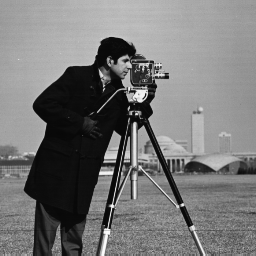
%> input picture campy/doc/tvd_matlab/cameraman.tif, 256 x 256 px
$ octave demo_tv.m   (GNU Octave 9; MATLAB toolbox functions it lacks are replaced by stand-ins)
%> lines starting %> are read from the running program, lines starting %| are printed output that depends on the picture
### campy/doc/tvd_matlab/my_tv.m
function J=my_tv(I,iter,dt,ep,lam,I0,C)
%% Private function: tv (by Guy Gilboa).
%% Total Variation denoising.
%% Example: J=tv(I,iter,dt,ep,lam,I0)
%% Input: I    - image (double array gray level 1-256),
%%        iter - num of iterations,
%%        dt   - time step [0.2],
%%        ep   - epsilon (of gradient regularization) [1],
%%        lam  - fidelity term lambda [0],
%%        I0   - input (noisy) image [I0=I]
%%       (default values are in [])
%% Output: evolved image

if ~exist('ep')
   ep=1;
end
if ~exist('dt')
   dt=ep/5;  % dt below the CFL bound
end
if ~exist('lam')
   lam=0;
end
if ~exist('I0')
	I0=I;
end
if ~exist('C')
	C=0;
end
[ny,nx]=size(I); ep2=ep^2;

for i=1:iter,  %% do iterations
   % estimate derivatives
   I_x = (I(:,[2:nx nx])-I(:,[1 1:nx-1]))/2;
	I_y = (I([2:ny ny],:)-I([1 1:ny-1],:))/2;
	I_xx = I(:,[2:nx nx])+I(:,[1 1:nx-1])-2*I;
	I_yy = I([2:ny ny],:)+I([1 1:ny-1],:)-2*I;
	Dp = I([2:ny ny],[2:nx nx])+I([1 1:ny-1],[1 1:nx-1]);
	Dm = I([1 1:ny-1],[2:nx nx])+I([2:ny ny],[1 1:nx-1]);
	I_xy = (Dp-Dm)/4;
   % compute flow
   Num = I_xx.*(ep2+I_y.^2)-2*I_x.*I_y.*I_xy+I_yy.*(ep2+I_x.^2);
   Den = (ep2+I_x.^2+I_y.^2).^(3/2);
   I_t = Num./Den + lam.*(I0-I+C);
   I=I+dt*I_t;  %% evolve image by dt
end % for i
%% return image
%J=I*Imean/mean(mean(I)); % normalize to original mean
J=I;

### campy/doc/tvd_matlab/my_calc_lam.m
function lam=my_calc_lam(I,I0,var_n,ep)
%% private function: calc_lam (by Guy Gilboa).
%% calculate scalar fidelity term of the Total-Variation
%% input: current image, original noisy image, noise variance, epsilon
%% output: lambda
%% example: lam=calc_lam(I,I0,var_n,ep)

if ~exist('ep') % good for 256 gray-level
   ep=1;
end

[ny,nx]=size(I); ep2=ep^2;

   % estimate derivatives
   I_x = (I(:,[2:nx nx])-I(:,[1 1:nx-1]))/2;
	I_y = (I([2:ny ny],:)-I([1 1:ny-1],:))/2;
	I_xx = I(:,[2:nx nx])+I(:,[1 1:nx-1])-2*I;
	I_yy = I([2:ny ny],:)+I([1 1:ny-1],:)-2*I;
	Dp = I([2:ny ny],[2:nx nx])+I([1 1:ny-1],[1 1:nx-1]);
	Dm = I([1 1:ny-1],[2:nx nx])+I([2:ny ny],[1 1:nx-1]);
	I_xy = (Dp-Dm)/4;
   % compute numerator and denomenator
   Num = I_xx.*(ep2+I_y.^2)-2*I_x.*I_y.*I_xy+I_yy.*(ep2+I_x.^2);
   Den = (ep2+I_x.^2+I_y.^2).^(3/2);
   Div = Num./Den;
   %%% fidelity term
lam = mean(mean(Div.*(I-I0)))./var_n;  %%


### campy/doc/tvd_matlab/demo_tv.m
%%% TV demo %%
%%% By Guy Gilboa
%%%%%%%%%%%%%%%%%%%%%%%%%%%%%
% Based on: [ROF92] L. Rudin, S. Osher, E. Fatemi,
% "Nonlinear Total Variation based noise removal algorithms",
% Physica D 60 259-268,1992.
%%%%%%%%%%%%%%%%%%%%%%%%%%%%%

%%%%%%%%%%%%%%%%%%%%%%%%%%%%%
%%%  Simple TV denoising  %%%
%%%%%%%%%%%%%%%%%%%%%%%%%%%%%
I=imread('cameraman.tif'); % load image
%> I is the input picture: size 256x256 uint8; min 7, max 253, mean 118.7
I=double(I(20:120,10:105)); % cut a piece, convert to double
%> I: size 101x96 double

% params
iter=80;
% dt=0.2; eps=1;

%%% Add noise
std_n=20; % Gaussian noise standard deviation
In = randn(size(I))*std_n; % White Gaussian noise
I0 = I + In;  % noisy input image
% show original and noisy images
close all
figure(1); imshow(uint8(I)); title('Original')
figure(2); imshow(uint8(I0)); title('Noisy image')
% denoise image by using tv for some iterations
J=my_tv(I0,iter);
%> the loop in my_tv, `for i=1:iter,` made 80 passes
%> pass 1, in my_tv, `I_x = (I(:,[2:nx nx])-I(:,[1 1:nx-1]))/2;`:
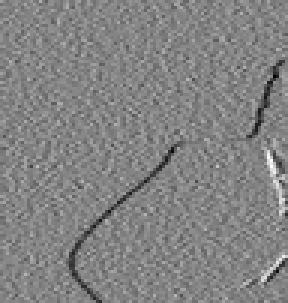
%> I_x: size 101x96 double (shown 3 times larger); min -127.6, max 118.5, mean -0.9; drawn with min black and max white
%> pass 1, in my_tv, `I_y = (I([2:ny ny],:)-I([1 1:ny-1],:))/2;`:
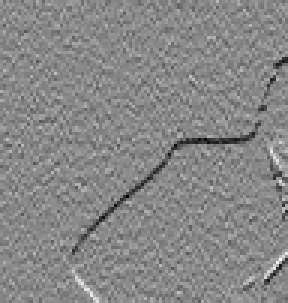
%> I_y: size 101x96 double (shown 3 times larger); min -125.3, max 108.3, mean -1.1; drawn with min black and max white
%> pass 1, in my_tv, `I_yy = I([2:ny ny],:)+I([1 1:ny-1],:)-2*I;`:
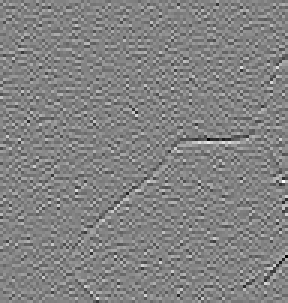
%> I_yy: size 101x96 double (shown 3 times larger); min -285.3, max 270, mean 0; drawn with min black and max white
%> after the loop in my_tv, `for i=1:iter,`:
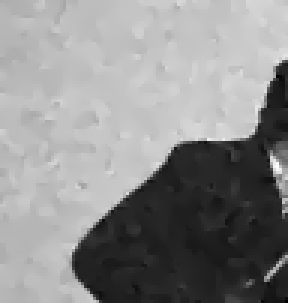
%> I: size 101x96 double (shown 3 times larger); min -22.99, max 235, mean 119.2; drawn with min black and max white
figure(3); imshow(uint8(J)); title('Denoised image')

%%%%%%%%%%%%%%%%%%%%%%%%%%%%%%%%%%%%%%%%%%%%%%%%%%%%%%%
%%%  TV denoising with (scalar) data fidelity term  %%%
%%%%%%%%%%%%%%%%%%%%%%%%%%%%%%%%%%%%%%%%%%%%%%%%%%%%%%%
%% Here we assume the noise vaiance is known.
%% Therefore we can compute lambda (instead of fixing
%% iter). TV therfore can run automatically quite well.
%% The process is slower.
J=I0;
% params
ep_J = 0.01; % minimum mean change in image J
lam=0; J_old=0;
iter=10; dt=0.2; eps=1;
var_n = std_n^2; % noise variance
i=0;
while (mean(mean(abs(J - J_old))) > ep_J),  % iterate until convergence
   J_old = J;
   J=my_tv(J,iter,dt,eps,lam,I0);     % scalar lam
   lam = my_calc_lam(J,I0,var_n,eps); % update lambda (fidelity term)
end % for i
%> this loop made 53 passes
%> lam on passes 1 to 12: 0.0414, 0.0417, 0.0398, 0.0382, 0.0367, 0.0358, 0.0351, 0.0344, 0.0338, 0.0334, 0.033, 0.0326
%> pass 1, in my_calc_lam, `I_xx = I(:,[2:nx nx])+I(:,[1 1:nx-1])-2*I;`:
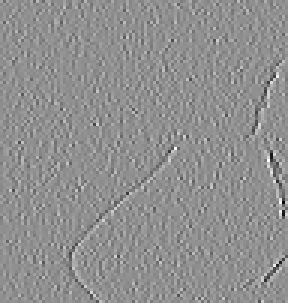
%> I_xx: size 101x96 double (shown 3 times larger); min -316.8, max 243.3, mean 0; drawn with min black and max white
%> after the loop:
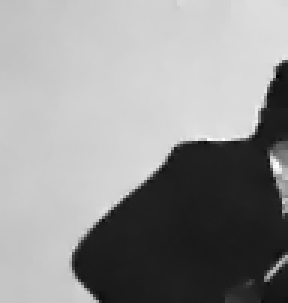
%> J: size 101x96 double (shown 3 times larger); min -13.25, max 215.1, mean 119.2; drawn with min black and max white
figure(4); imshow(uint8(J)); title('Denoised image with lambda')
%> after `imshow(uint8(J))`:
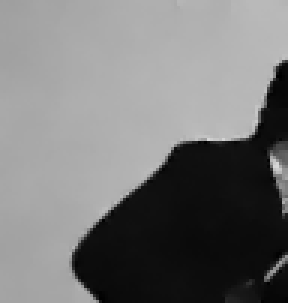
%> displayed picture: size 101x96, on the screen's scale of 0 to 255 (shown 3 times larger); min 0, max 215, mean 119.2
